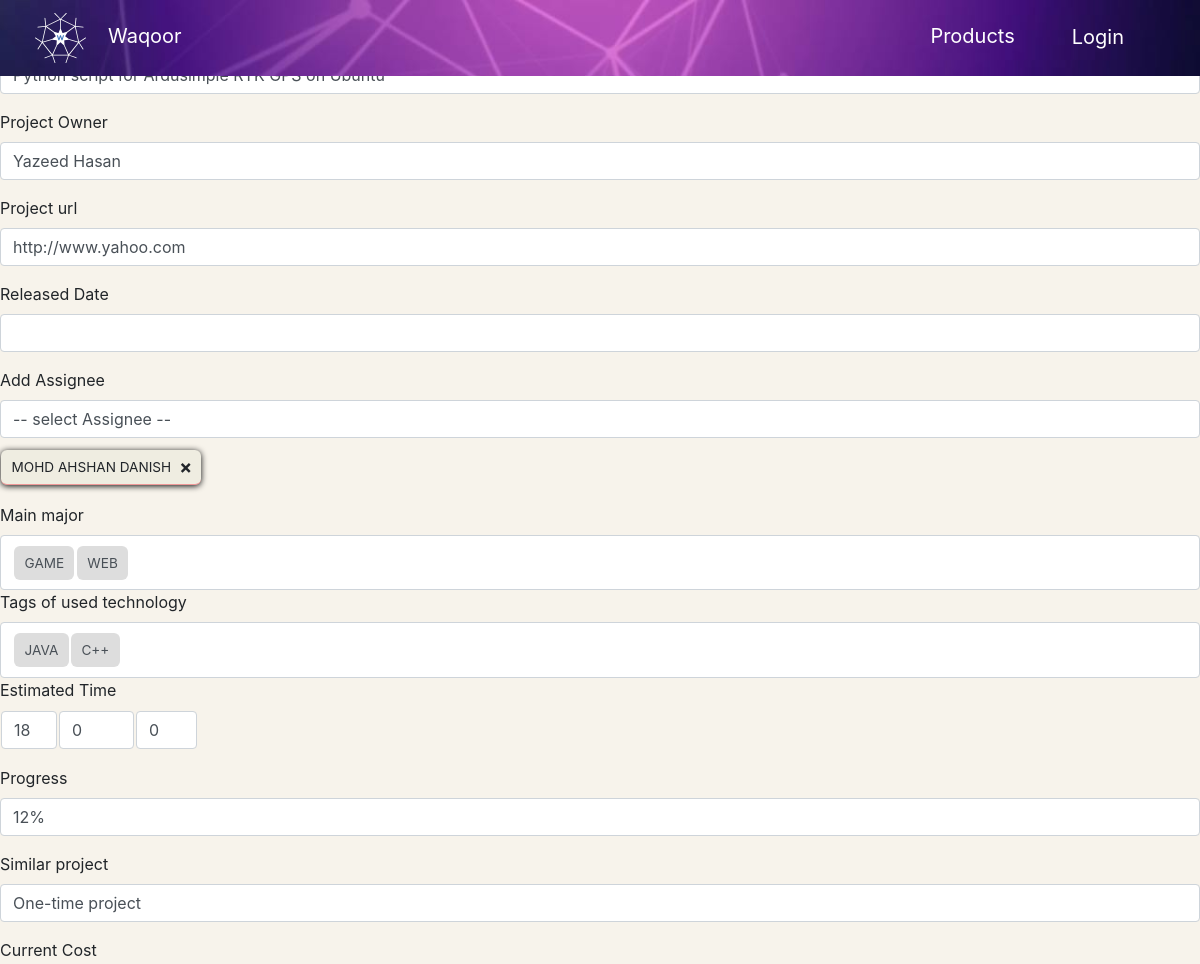
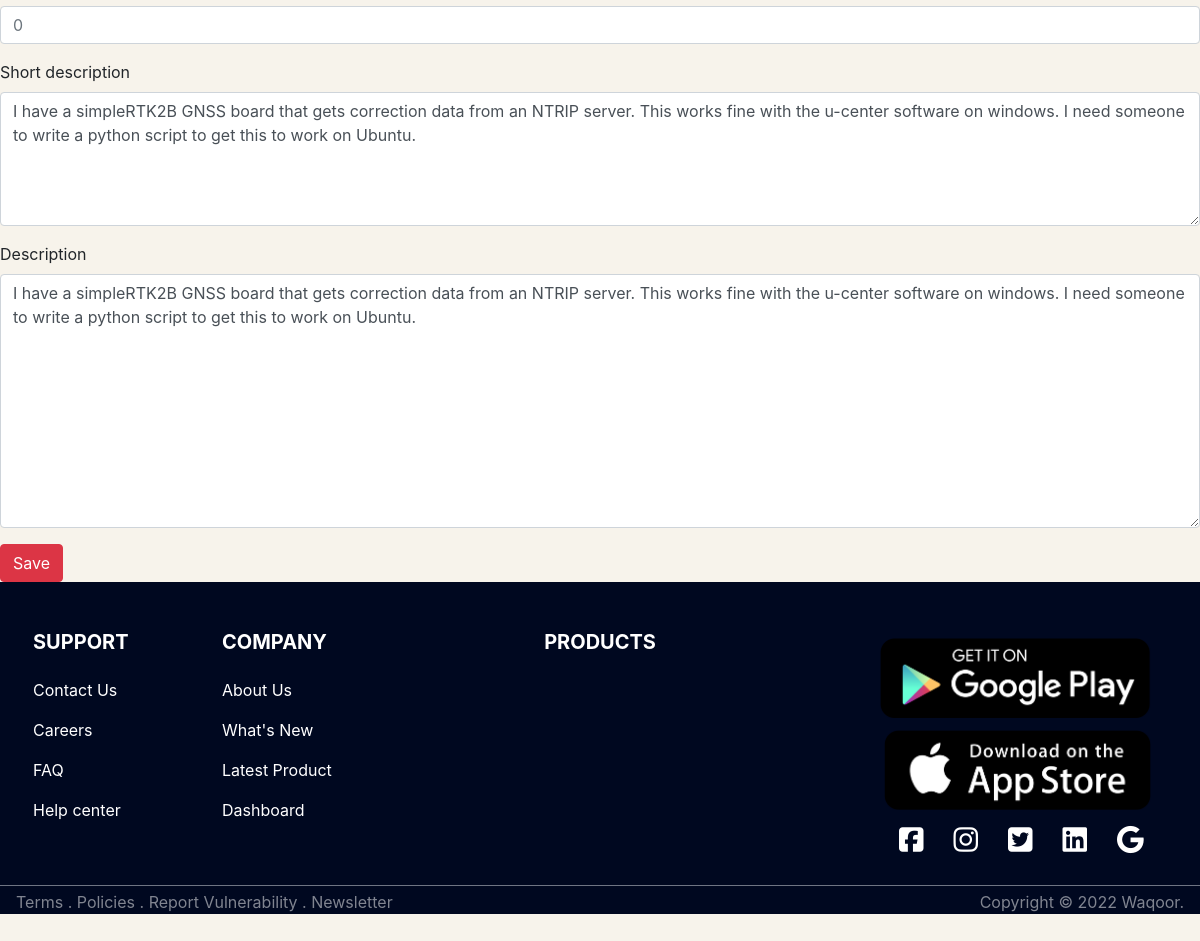
The page /sorha/editproject/17 on the database its author committed (2 pictures, top to bottom).
### adminapp/models.py (models this page shows, shortened)
class Projects(models.Model):
    id = models.AutoField(primary_key=True)
    name = models.CharField(max_length=100)
    project_url = models.CharField(max_length=100,default="")
    owner = models.ForeignKey(CustomUser, default=1, verbose_name="Owner", on_delete=models.SET_DEFAULT)
    estimated_time =models.CharField(max_length = 100,default="")
    budget = models.DecimalField(max_digits=19, decimal_places=2,default="0.0")
    short_description =models.TextField(default="")
    description=models.TextField(default="")
    state  = models.CharField(max_length = 100,default="In-progress") #Radio Button Waiting, canceled,In-progress,Completed
    similar_project = models.CharField(max_length=150,default="")
    project_description = models.FileField()
    tags_of_used_technology =models.CharField(max_length = 150,default="")
    main_major  = models.CharField(max_length = 200,default="")
    progress =models.IntegerField(default=0)
    created	= models.DateTimeField(verbose_name='Created', auto_now_add=True)
    release_date = models.DateField(null=True, blank=True)
    created_by = models.ForeignKey(CustomUser, default="",related_name="project_created_by", on_delete=models.SET_DEFAULT)

class Assignees(models.Model):
    id = models.AutoField(primary_key=True)
    type = models.CharField(max_length=100)
    assigned_person = models.ForeignKey(CustomUser, default=1, related_name="assigneed_person", on_delete=models.SET_DEFAULT)
    project =  models.ForeignKey(Projects, default=1, related_name="project_assignee", on_delete=models.CASCADE)
    created	= models.DateTimeField(verbose_name='Created', auto_now_add=True)
    created_by = models.ForeignKey(CustomUser, default="",related_name="project_assignee_created", on_delete=models.SET_DEFAULT)

### mainapp/models.py (models this page shows, shortened)
class CustomUser(AbstractBaseUser):
        email 					= models.EmailField(verbose_name="email", max_length=60, unique=True)
        username 				= None
        date_joined				= models.DateTimeField(verbose_name='date joined', auto_now_add=True)
        last_login				= models.DateTimeField(verbose_name='last login', auto_now=True)
        is_admin				= models.BooleanField(default=False)
        is_active				= models.BooleanField(default=True)
        is_staff				= models.BooleanField(default=False)
        is_superuser			= models.BooleanField(default=False)
        name                    = models.CharField(max_length = 100, default="")
        birthday                = models.DateField(auto_now=False, null=True, blank=True)
        phone                   = models.CharField(max_length = 100,default="")
        gender                  = models.CharField(max_length = 1,default="")
        spacialist              = models.CharField(max_length = 150,default="")
        currentwork             = models.CharField(max_length = 150,default="")
        company                 = models.CharField(max_length = 150,default="")
        Country                 =models.CharField(max_length = 150,default="")
        state                   = models.CharField(max_length = 1,default="")
        type                     =models.CharField(max_length = 150,default="Normal Member")
        short_description       =models.TextField(default="")
        USERNAME_FIELD = 'email'
        REQUIRED_FIELDS = ['name','birthday','phone','gender']
        objects = CustomUserManager()
        def __str__(self):
            return self.name

### adminapp/views.py (the view)
# urls.py: path('editproject/<str:id>', views.edit_project, name='edit_project'),
def edit_project(request,id):
    project = Projects.objects.get(id=id) #query a projects
    if request.method == 'POST':
        assignees = request.POST["assignees"]
        project_form = add_project_form(request.POST,instance=project)
        if project_form.is_valid():
            project = project_form.save(commit=False)
            project.save()
            Assignees.objects.filter(project=id).delete()
            for i in assignees.split(','):
                        if i !="" :
                            assigned_person_object = CustomUser.objects.get(id=i)
                            Assignees.objects.create(project=project,assigned_person=assigned_person_object,type="Assignee",created_by=request.user);
            return redirect(reverse('team_project_detail', kwargs={'id':id}))
        else:
           return render(request, "adminapp/edit_project.html",{"project_form":project_form})
    else:
        project_form = add_project_form(instance=project)
        users_for_assignmnets = CustomUser.objects.filter(is_superuser=False)
        assignees = Assignees.objects.filter(project=id)
        context = {"project_form":project_form,"users_for_assignmnets":users_for_assignmnets,"assignees":assignees}
        return render(request, "adminapp/edit_project.html",context)

### adminapp/templates/adminapp/edit_project.html (shortened to what this page needs)
{% extends 'adminapp/header.html' %}
{% load static %}
{% block content %}
<br>
<form method="POST" enctype="multipart/form-data" id="Edit_Project" action="#" accept-charset="UTF-8" method="post" autocomplete="off">
    <div class="form-group">
        {{ project_form.name.label_tag }}
      </div>
    <div class="form-group">
        {{ project_form.owner.label_tag }}
        {{ project_form.owner }}
      </div>
     <div class="form-group">
        {{ project_form.project_url.label_tag }}
        {{ project_form.project_url }}
      </div>
      <div class="form-group">
        {{ project_form.release_date.label_tag }}
        {{ project_form.release_date }}
      </div>
      <div class="form-group">
        <label for="users_availbale_for_assignee" >Add Assignee</label>
        <select id="users_availbale_for_assignee" class="form-control">
          <option disabled selected value> -- select Assignee -- </option>
        </select>
        <div id="selected_assignees" class="tags-assigee">
               {% for u in assignees %}
                <span class="tag" id="{{u.assigned_person.id}}">{{u.assigned_person}}<span class="remove_assignee"></span></span>
               {% endfor %}
        </div>
      </div>
    <div class="form-group">
        {{ project_form.main_major.label_tag }}
        <div class="tags-input form-control" data-name="tags-input" val='{{project_form.main_major.value }}' init_value="game" hiden_input_name='main_major' hidden_input_id='id_main_major'>
      </div>
    <div class="form-group">
        {{ project_form.tags_of_used_technology.label_tag }}
        <div class="tags-input form-control" data-name="tags-input" val='{{ project_form.tags_of_used_technology.value }}' init_value="Java" hiden_input_name='tags_of_used_technology' hidden_input_id='id_tags_of_used_technology'>
      </div>
    <div class="form-group">
        <label for="project_reference">Estimated Time</label>
        <table >
            <tbody>
              <tr >
                <td >
                  <select id="id_number_of_day" name="number_of_day" class="form-control" >
                    <option value="18">18</option>
                  </select>
                </td>
                <td >
                  <select id="id_number_of_month" name="number_of_month" class="form-control">
                     <option value="0">0</option>
                  </select>
                </td>
                <td class="rightSideCellFill">
                  <select id="id_number_of_year" name="number_of_year" class="form-control">
                     <option value="0">0</option>
                  </select>
                </td>
              </tr>
            </tbody>
          </table>
    </div>
    <div class="form-group">
        {{ project_form.progress.label_tag }}
         {{ project_form.progress }}
    </div>
    <div class="form-group">
        {{ project_form.similar_project.label_tag }}
         {{ project_form.similar_project }}
    </div>
    <div class="form-group">
        <label for="project_name">Current Cost</label>
        <input type="number" class="form-control" id="current_cost" name="current_cost" aria-describedby="current cost" placeholder="0">
    </div>
    <div class="form-group">
      {{ project_form.short_description.label_tag }}
      {{ project_form.short_description }}
  </div>
  <div class="form-group">
      {{ project_form.description.label_tag }}
      {{ project_form.description }}
  </div>
    <button type="submit" id="submit" class="btn btn-danger">Save</button>
  </form>
<br>
{% include "adminapp/footer.html" %}
{% endblock %}
{% block CSSLINK %}
<link rel="stylesheet" href={% static "adminapp/css/bootstrap.min.css" %}>
<link rel="stylesheet" href={% static "adminapp/css/homepage.css" %}>
<link rel="stylesheet" href={% static "adminapp/css/icon.css" %}>
<link rel="stylesheet" href={% static "adminapp/input_tags/tags.css" %}>
<link rel="stylesheet" href={% static "adminapp/jquery-ui-1.12.1/jquery-ui.min.css" %}>
{% endblock %}

### adminapp/static/adminapp/input_tags/tags.css (style rules this page uses)
#selected_assignees > span { font-size: 85%; padding: 0.5em 0.75em; margin: .9em 0.5em 0.1em 0.1em; display: inline-block; background-color: #efede1; transition: all 0.1s linear; cursor: pointer; border-radius: 6px; box-shadow: 0 1px 6px #080808; border-bottom: 1px solid #ef9898; box-shadow: 0 1px 6px #080808; text-transform: uppercase; }
:root { font-family: Arial, Helvetica, sans-serif; }

### adminapp/static/adminapp/css/404.css (style rules this page uses)
* { -webkit-box-sizing: border-box; box-sizing: border-box; }
body { padding: 0; margin: 0; }

### adminapp/static/adminapp/css/svg.css (style rules this page uses)
HTML, BODY { height: 100%; }

### adminapp/templates/adminapp/edit_project.html (style rules this page uses)
.remove_assignee::after { content: '×'; font-weight: bold; display: inline-block; transform: scale(1.4); margin-left: 0.75em; z-index:999; }

### rows shown on the page
Projects: owner "Yazeed Hasan", project_url "http://www.yahoo.com", progress "12%", similar_project "One-time project", short_description "I have a simpleRTK2B GNSS board that gets correction data from an NTRIP server. This works fine with the u-center software on windows. I need someone to write a python script to get this to work on Ubuntu.", description "I have a simpleRTK2B GNSS board that gets correction data from an NTRIP server. This works fine with the u-center software on windows. I need someone to write a python script to get this to work on Ubuntu."
Assignees: assigned_person "MOHD AHSHAN DANISH"

### other values the page prints
{{ project_form.owner.label_tag }} "Project Owner"
{{ project_form.project_url.label_tag }} "Project url"
{{ project_form.release_date.label_tag }} "Released Date"
{{ project_form.main_major.label_tag }} "Main major"
{{ project_form.tags_of_used_technology.label_tag }} "Tags of used technology"
{{ project_form.progress.label_tag }} "Progress"
{{ project_form.similar_project.label_tag }} "Similar project"
{{ project_form.short_description.label_tag }} "Short description"
{{ project_form.description.label_tag }} "Description"
